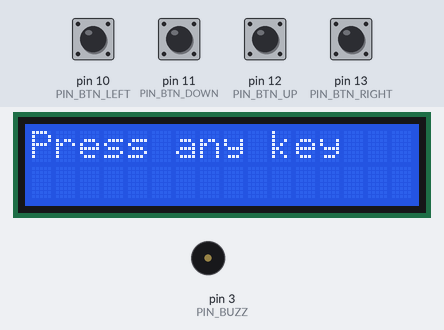
Recording of a sketch running on a simulated Arduino Uno, built with avr-gcc and run on an emulated ATmega328P. On the bench: 16×2 character LCD, buzzer (waves = sounding, pin HIGH). The test bench sets the inputs (shaded band); at power-on: pin 10 (PIN_BTN_LEFT), pin 11 (PIN_BTN_DOWN), pin 12 (PIN_BTN_UP), pin 13 (PIN_BTN_RIGHT) HIGH. Random numbers use the default seed unless the sketch sets one. At 13.0 s the program stops and its outputs stay as they are.

Above: at 1.3 s.
1.4 s: pin 10 (PIN_BTN_LEFT) pulled LOW for 0.15 s
At 1.8 s:
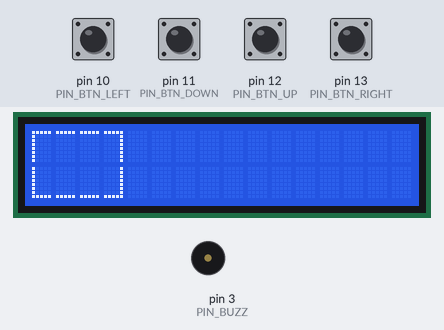
4.5 s: pin 11 (PIN_BTN_DOWN) pulled LOW for 0.15 s
At 5.5 s:
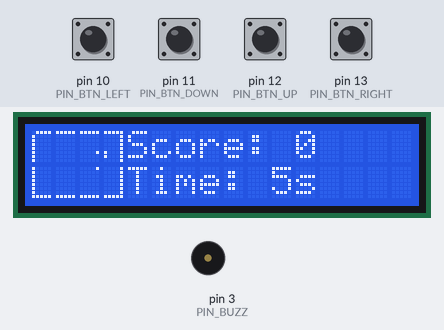
7.1 s: pin 10 (PIN_BTN_LEFT) pulled LOW for 1 s
At 7.9 s:
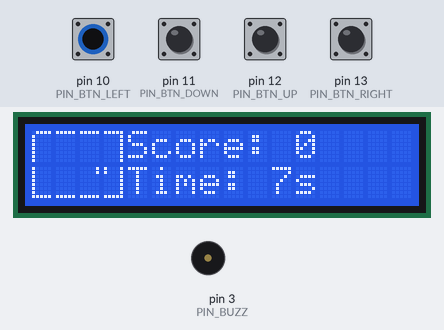
9.6 s: pin 11 (PIN_BTN_DOWN) pulled LOW for 1 s
At 13.9 s:
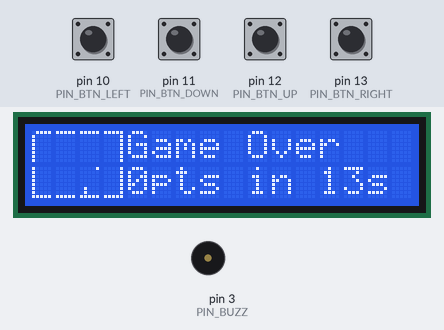
Timing chart, 0 to 14.5 s (numbered marks = the images above; inputs shaded):
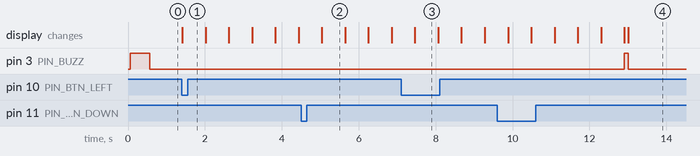

The sketch:

arduino-lcd-snake.ino
```cpp
#define LCD_W_CHARS 16
#define LCD_H_CHARS 2

#define BOARD_W_CHARS 4
#define BOARD_H_CHARS 2

#define BOARD_W (BOARD_W_CHARS * 5)
#define BOARD_H (BOARD_H_CHARS * 8)

#define PIN_LCD_RS 8
#define PIN_LCD_E 9
#define PIN_LCD_D4 4
#define PIN_LCD_D5 5
#define PIN_LCD_D6 6
#define PIN_LCD_D7 7

#define PIN_BTN_UP 12
#define PIN_BTN_DOWN 11
#define PIN_BTN_LEFT 10
#define PIN_BTN_RIGHT 13

#define PIN_BUZZ 3

#define INITIAL_SNAKE_LENGTH 3
#define SNAKE_SPEED 600

#include <Wire.h>
#include <LiquidCrystal.h>

LiquidCrystal lcd(PIN_LCD_RS, PIN_LCD_E, PIN_LCD_D4, PIN_LCD_D5, PIN_LCD_D6, PIN_LCD_D7);

static int snakeX[256], snakeY[256];
static int snakeLength = INITIAL_SNAKE_LENGTH;
static int foodX, foodY;
static int dirX = 1, dirY = 0;
static bool gameOver = false;

static uint8_t customChar[LCD_W_CHARS * LCD_H_CHARS][8] = { 0 };

void drawBorder() {
  for (int x = 0; x < BOARD_W_CHARS; x++) {
    for (int y = 0; y < BOARD_H_CHARS; y++) {
      int index = x + y * BOARD_W_CHARS;
      if (x == 0)                 for (int i = 0; i < 8; i++) customChar[index][i] |= 0x70;
      if (x == BOARD_W_CHARS - 1) for (int i = 0; i < 8; i++) customChar[index][i] |= 0x01;
      if (y == 0)                 customChar[index][0] |= 0xff;
      if (y == BOARD_H_CHARS - 1) customChar[index][7] |= 0xff;
      lcd.createChar(index, customChar[index]);
      lcd.setCursor(x, y);
      lcd.write(index);
    }
  }
}

void drawPixel(int x, int y, bool on) {
  int charX = x / 5;
  int charY = y / 8;
  int pixelX = x % 5;
  int pixelY = y % 8;

  if (charX < BOARD_W_CHARS && charY < BOARD_H_CHARS) {
    int charIndex = charX + charY * BOARD_W_CHARS;
    uint8_t currentState = customChar[charIndex][pixelY] & (1 << (4 - pixelX));

    if ((on && currentState) || (!on && !currentState)) return;

    if (on) customChar[charIndex][pixelY] |= (1 << (4 - pixelX));
    else customChar[charIndex][pixelY] &= ~(1 << (4 - pixelX));

    lcd.createChar(charIndex, customChar[charIndex]);
    lcd.setCursor(charX, charY);
    lcd.write(charIndex);
  }
}

void drawSnake() {
  drawPixel(snakeX[0], snakeY[0], true);
}

void drawFood() {
  drawPixel(foodX, foodY, true);
}

void buzz(int ms) {
  digitalWrite(PIN_BUZZ, HIGH);
  delay(ms);
  digitalWrite(PIN_BUZZ, LOW);
}

void moveSnake() {
  drawPixel(snakeX[snakeLength - 1], snakeY[snakeLength - 1], false);

  for (int i = snakeLength - 1; i > 0; i--) {
    snakeX[i] = snakeX[i - 1];
    snakeY[i] = snakeY[i - 1];
  }

  snakeX[0] += dirX;
  snakeY[0] += dirY;

  if (snakeX[0] == foodX && snakeY[0] == foodY) {
    snakeLength++;
    buzz(10);
    placeFood();
  }
}

void checkCollision() {
  if (snakeX[0] < 1 || snakeX[0] >= BOARD_W - 1 || snakeY[0] < 1 || snakeY[0] >= BOARD_H - 1) {
    gameOver = true;
  }

  for (int i = 1; i < snakeLength; i++) {
    if (snakeX[0] == snakeX[i] && snakeY[0] == snakeY[i]) {
      gameOver = true;
    }
  }
}

void checkButtons() {
  if (digitalRead(PIN_BTN_UP) == LOW && dirY != 1) {
    dirX = 0;
    dirY = -1;
  }
  if (digitalRead(PIN_BTN_DOWN) == LOW && dirY != -1) {
    dirX = 0;
    dirY = 1;
  }
  if (digitalRead(PIN_BTN_LEFT) == LOW && dirX != 1) {
    dirX = -1;
    dirY = 0;
  }
  if (digitalRead(PIN_BTN_RIGHT) == LOW && dirX != -1) {
    dirX = 1;
    dirY = 0;
  }
}

bool isSnakeAt(int x, int y) {
  for (int i = 0; i < snakeLength; i++) {
    if (snakeX[i] == x && snakeY[i] == y) return true;
  }
  return false;
}

void placeFood() {
  do {
    foodX = random(1, BOARD_W - 1);
    foodY = random(1, BOARD_H - 1);
  } while (isSnakeAt(foodX, foodY));
}

void startGame() {
  snakeX[0] = 10;
  snakeY[0] = 5;
  snakeLength = INITIAL_SNAKE_LENGTH;
  placeFood();
}

void setup() {
  pinMode(PIN_BTN_UP, INPUT_PULLUP);
  pinMode(PIN_BTN_DOWN, INPUT_PULLUP);
  pinMode(PIN_BTN_LEFT, INPUT_PULLUP);
  pinMode(PIN_BTN_RIGHT, INPUT_PULLUP);
  pinMode(PIN_BUZZ, OUTPUT);

  lcd.begin(LCD_W_CHARS, LCD_H_CHARS);
  lcd.print("Press any key");
  buzz(500);
  while (!(digitalRead(PIN_BTN_UP) == LOW || digitalRead(PIN_BTN_DOWN) == LOW || digitalRead(PIN_BTN_LEFT) == LOW || digitalRead(PIN_BTN_RIGHT) == LOW));
  lcd.clear();

  drawBorder();
  startGame();
}

void loop() {
  long start = millis();
  if (!gameOver) {
    while (millis() - start < SNAKE_SPEED) checkButtons();
    moveSnake();
    checkCollision();
    drawSnake();
    drawFood();
    lcd.setCursor(BOARD_W_CHARS, 0);
    lcd.print("Score: ");
    lcd.print(snakeLength - INITIAL_SNAKE_LENGTH);
    lcd.setCursor(BOARD_W_CHARS, 1);
    lcd.print("Time: ");
    lcd.print(millis() / 1000);
    lcd.print('s');
  } else {
    buzz(100);
    lcd.setCursor(BOARD_W_CHARS, 0);
    lcd.print("Game Over");
    lcd.setCursor(BOARD_W_CHARS, 1);
    lcd.print(snakeLength - INITIAL_SNAKE_LENGTH);
    lcd.print("pts in ");
    lcd.print(millis() / 1000);
    lcd.print('s');
    while (1);
  }
}
```

Measured:
- after the input at 1.4 s, the display: changes at once (image 1)
- after the input at 9.6 s, pin 3 (PIN_BUZZ): LOW → HIGH after 3.3 s, → LOW 0.10 s later
- what the display in image 3 shows lasts 0.6 s, from 7.5 s to 8.1 s
